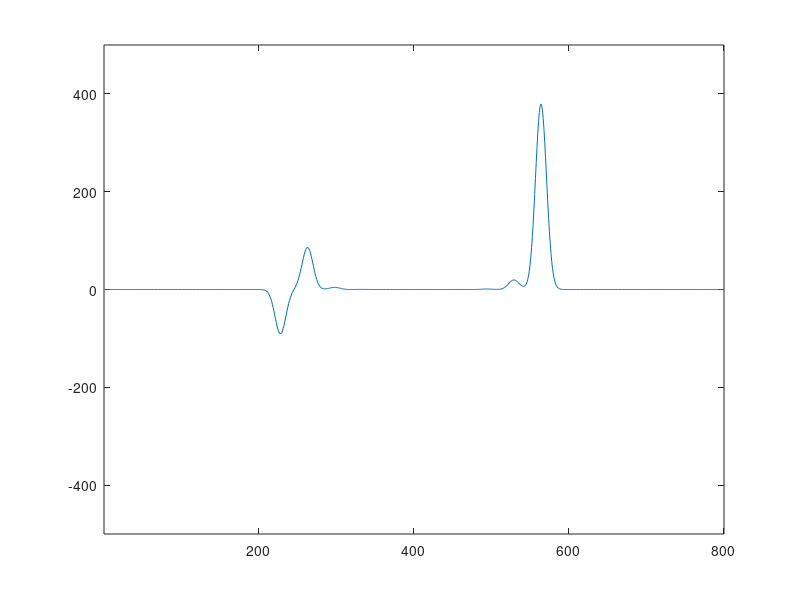
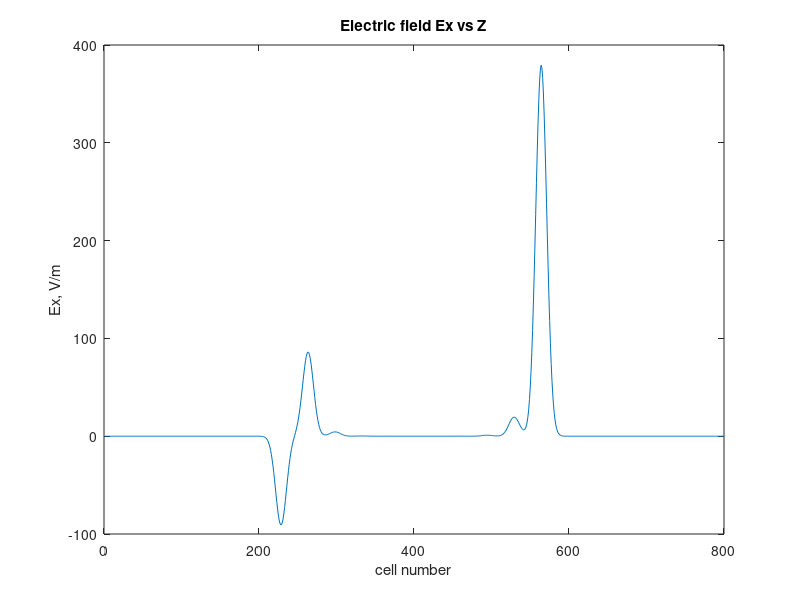
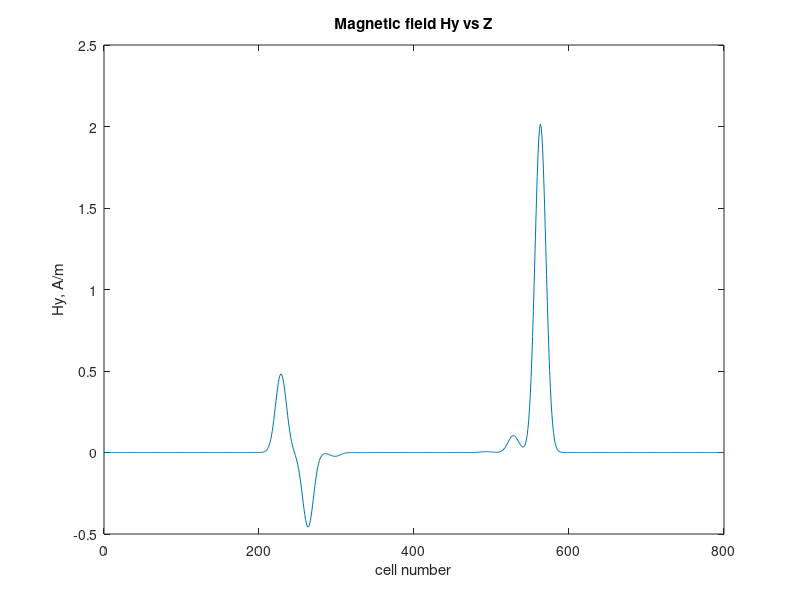

MATLAB code for these plots, in order:
%----- Pulse propagation in homogeneous medium-----
% ABC is not applied at the ends, so reflection will be visible

clc;
close all;

%----- Medium ----------
length = 2; % length of concrete block = 2m 
eps0=8.854e-12;
meu0=4*pi*1e-7;
real_epsr_conc=4; % relative permittivity of concrete = 4 - j0.06
real_epsr_rust=10; % relative permittivity of rust = 10 - j0.86
img_epsr_conc=-0.06;
img_epsr_rust=-0.86;
meur=1;
eps_conc=eps0*real_epsr_conc;
eps_rust=eps0*real_epsr_rust;
meu=meu0*meur;

%---- Signal -----------
c=3e8;
v=c/sqrt(real_epsr_conc*meur);
freq=3e9;
lamda=v/freq;

%------ Cell length and time step --------
dz=lamda/20;
dt=dz/v;
N_cells=round(length/dz);
Mid_cell=round(N_cells/2); % position to launch the signal

%------ Conductivity values ---------
cond_conc=2*pi*eps_conc*img_epsr_conc;
cond_rust=2*pi*eps_rust*img_epsr_rust;

%------ Multiplying constants --------
const_e1=zeros(N_cells,1);
const_e1(1:N_cells)=((2*eps_conc)-(cond_conc*dt))/((2*eps_conc)+(cond_conc*dt));
const_e1(Mid_cell:Mid_cell+10)=((2*eps_rust)-(cond_rust*dt))/((2*eps_rust)+(cond_rust*dt));

const_e2=zeros(N_cells,1);
const_e2(1:N_cells)=(2*dt/dz)/((2*eps_conc)+(cond_conc*dt));
const_e2(Mid_cell:Mid_cell+10)=(2*dt/dz)/((2*eps_rust)+(cond_rust*dt));

const_h=dt/(meu*dz);
const_abc=(v*dt-dz)/(v*dt+dz);

%------- Initialise E and H arrays ------------
ex=zeros(N_cells,1);
ex_past=ex;
hy=zeros(N_cells,1);

%------ Sine pulse ------------
Ts=10*dt; % pulse width
t0=3*Ts; % pulse delay
N_steps=600; % maximum iteration steps

%------ Recording i/p & o/p --------
vin=zeros(N_steps,1);
vout=zeros(N_steps,1);
time_stamp=zeros(N_steps,1);

%************** Iteration loop ****************
   
    for n=1:N_steps         
        time=(n-1)*dt; 
        time_stamp(n,1)=time;
        
%------- Signal launched in the middle cell -----------
        %pulse=sin(2*pi*freq*time);   % sine pulse
        pulse = exp(-((time-t0)/Ts)^2)/dz;
        ex(1)=pulse; % launching pulse
        vin(n,1)=ex(1);

        %--------- compute H ----------
        k=1:N_cells-1;
        hy(k)=hy(k)-const_h*(ex(k+1)-ex(k)); 

        %--------- compute E ----------
        k=2:N_cells-1; 
        ex(k)=const_e1(k).*ex(k)-const_e2(k).*(hy(k)-hy(k-1)); 

        %------------ ABC ------------- 
        ex(1)=ex_past(2)+const_abc*(ex(2)-ex(1)); % left boundary
        ex(N_cells)=ex_past(N_cells-1)+const_abc*(ex(N_cells-1)-ex(N_cells)); % right boundary
        ex_past=ex;
        % now ex_past array must be initialised to zero along with ex and hy arrays 
        % const_abc = (v*dt-dz)/(v*dt+dz) must be calculated before the loop
       
        plot(1:N_cells,ex,'-');
        axis([1 N_cells -500 500]);
        pause(0.01);  
        vout(n,1)=ex(N_cells);       
        
    end  % for loop ends

    % Save in AVI format
    % movie2avi(frame,'C:\Users\Dell\Desktop\gauss_ex.avi');

%---------- Plot the results -----------------
close all; 
figure;
plot(1:N_cells,ex);
title('Electric field Ex vs Z');
xlabel('cell number');
ylabel('Ex, V/m');
 
figure;
plot(1:N_cells,hy);
title('Magnetic field Hy vs Z');
xlabel('cell number');
ylabel('Hy, A/m');
